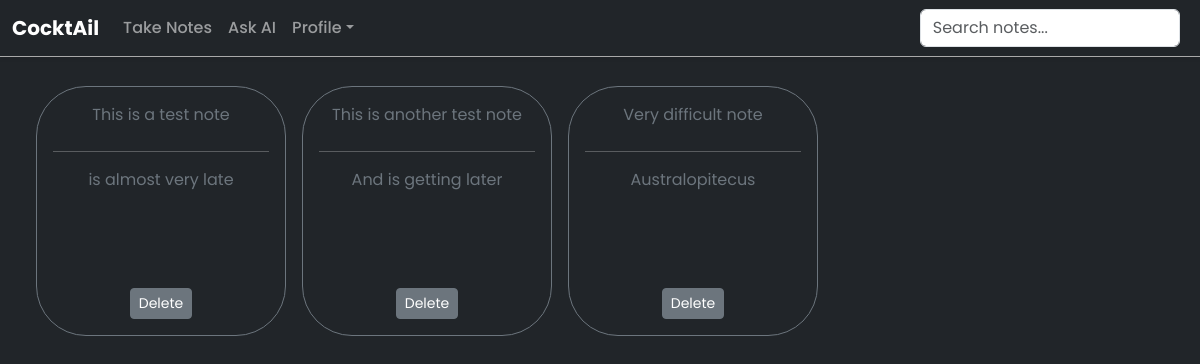
The app's page / (signed in) with its own data.
### website/models.py (models this page shows, shortened)
class Note(db.Model):
    id = db.Column(db.Integer, primary_key=True)
    note_title = db.Column(db.String(10000), unique=False, nullable=False)
    note_content = db.Column(db.String(100000), unique=False, nullable=False)
    date = db.Column(db.DateTime(timezone=True), default=func.now())
    user_id = db.Column(db.Integer, db.ForeignKey('user.id'))

### website/views.py (the view)
@views.route('/', methods=["GET", "POST"])
@login_required
def home():
    user_notes = Note.query.filter_by(user_id=current_user.id).all()
    return render_template('home.html', notes=user_notes, user=current_user)

### main.py (called while the page is built)
@login_manager.user_loader
def load_user(id):
    return User.query.get(int(id))

### website/templates/home.html (shortened to what this page needs)
{% extends "base.html" %}
{% block content %}
<main class="container-fluid text-bg-dark vh-100">
    <div class="scroll-container d-flex flex-row overflow-auto custom-container">
			{% if notes %}
			{% for note in notes %}
				<a href="{{ url_for('views.get_note', note_id=note.id) }}" class="text-decoration-none">
					<div class="card custom-card text-bg-dark mx-2" style="width: 250px; height: 250px;">
						<div class="card-body d-flex flex-column h-100 text-center">
				        	<div class="card-title card-heading text-secondary">
				        		{{ note.note_title }}
				        	</div>
				        	<hr>
				        	<div class="card-text flex-grow-1 overflow-auto text-secondary">
				        		{{ note.note_content }}
				        	</div>
				        	<form method="POST" action="{{ url_for('views.delete_note', note_id=note.id) }}">
				        		<button class="btn btn-secondary btn-sm mt-2">
				        		Delete</button>
				        	</form>
				    	</div>
				    </div>
				</a>
	    	{% endfor %}
        	{% endif %}
    </div>
</main>
{% endblock %}

### website/static/styles.css (style rules this page uses)
body { font-family: 'Poppins', sans-serif !important; }
a { text-decoration: none; }
.custom-card { width: 250px; height: 250px !important; border-radius: 50px !important; cursor: pointer; border: 1px solid #6c757d !important; }
.custom-container { margin-top: 70px; left: 0px; }

### records on screen
Note: note_title "This is a test note", note_content "is almost very late"
Note: note_title "This is another test note", note_content "And is getting later"
Note: note_title "Very difficult note", note_content "Australopitecus"
